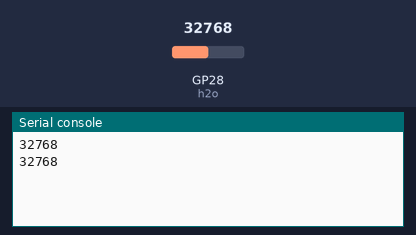
Recording of a program running on a simulated Raspberry Pi Pico running MicroPython. Shown: the last lines printed to the serial console. The test bench sets the inputs (shaded band); at power-on: GP28 (h2o) = 32768 (analog values on the 0–65535 scale).

Above: at 1.2 s.
1.3 s: GP28 (h2o) set to 45874
At 2.6 s:
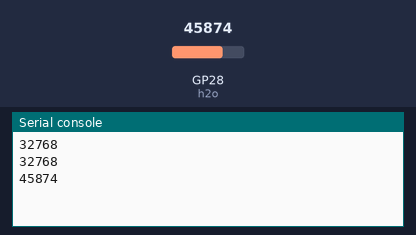
2.8 s: GP28 (h2o) set to 57670
At 3.8 s:
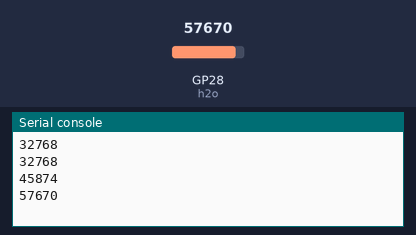
Timing chart, 0 to 5.8 s (numbered marks = the images above; inputs shaded):
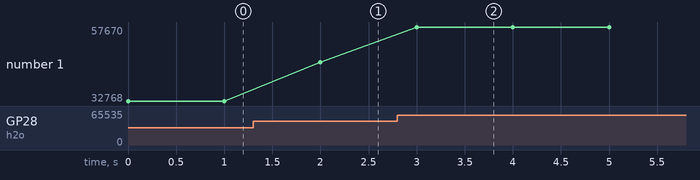

Measured:
- after the input at 1.3 s, the serial console: prints a new line after 0.70 s (image 1)
- after the input at 2.8 s, the serial console: prints a new line after 0.20 s (image 2)
- plotted number 1: 32768 → 45874 after the input at 1.3 s, 45874 → 57670 after the input at 2.8 s

The program:

liq-level-voltage.py
```python
# ==================================================
"""
Project objectives:
    Read voltage from the liquid level sensor as it is being submerged to varying liquid depths
    Print readings to the console

Hardware and connections used:
    Liquid level sensor + Pin to 3.3 V
    Liquid level sensor - Pin to GND
    Liquid level sensor S Pin to GPIO 28

Author: Adrian Josele G. Quional
"""
# ==================================================

# modules
from machine import Pin, ADC
from time import sleep

# creating an ADC object
h2o = ADC(Pin(28))

# continuously read voltage from the sensor as it is being submerged to different liquid depths
while True:
    # print varying voltage read from the sensor
    print(h2o.read_u16())
    # readings can also be converted to voltage or calibrated to liquid depth

    # take readings every 1 sec
    sleep(1)
```
